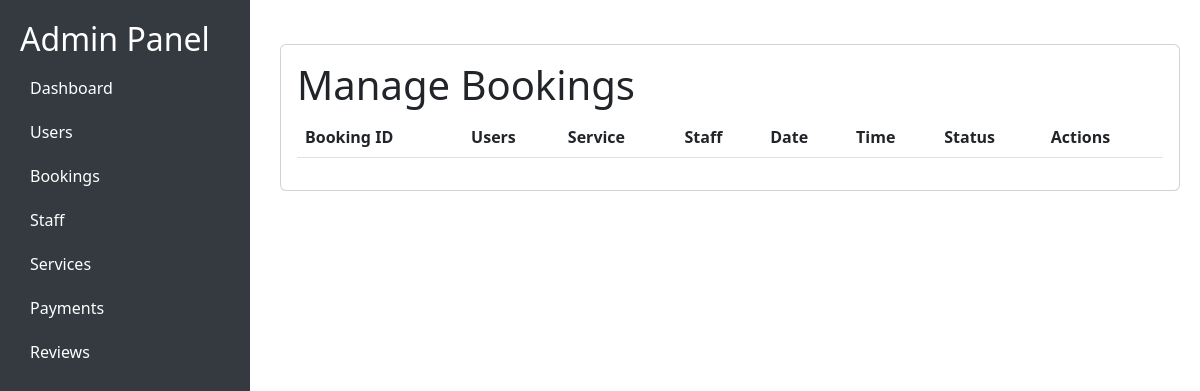
The page /admin-bookings/ on the database as committed earlier.
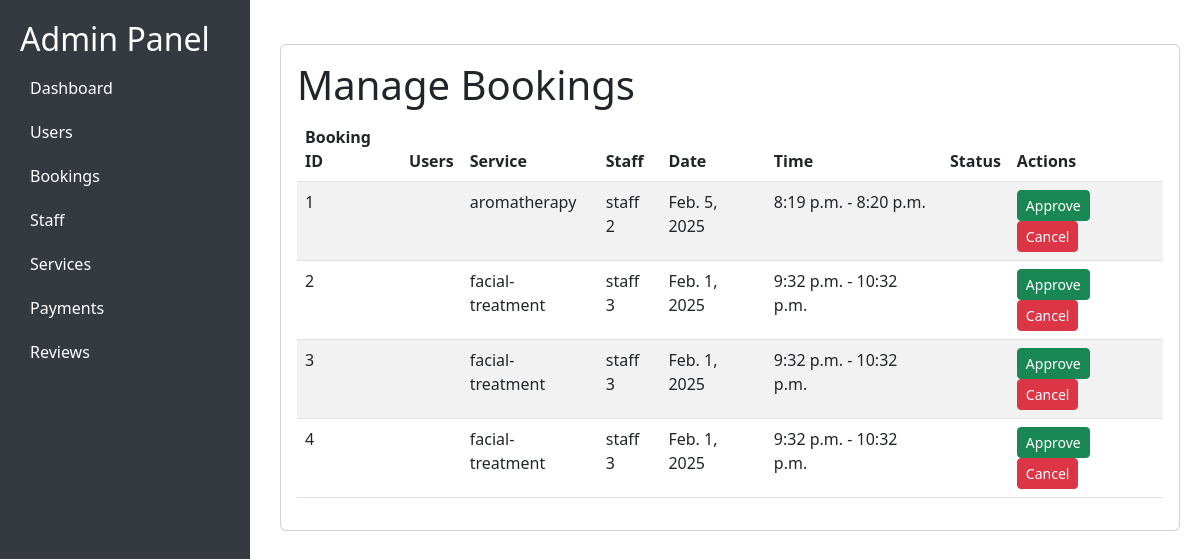
The same page on the database as committed later.
### serviceApp/models.py (models this page shows)
class Booking(models.Model):
    staff = models.CharField(max_length=100)
    service = models.CharField(max_length=100)
    date = models.DateField()
    start_time = models.TimeField()
    end_time = models.TimeField()
    payment_method = models.CharField(max_length=50)
    card_number = models.CharField(max_length=16, blank=True, null=True)
    expiry_date = models.CharField(max_length=10, blank=True, null=True)
    cvv = models.CharField(max_length=4, blank=True, null=True)
    bank_name = models.CharField(max_length=100, blank=True, null=True)
    account_number = models.CharField(max_length=20, blank=True, null=True)
    additional_notes = models.TextField(blank=True, null=True)
    def __str__(self):
        return f"{self.service} with {self.staff} on {self.date}"

### serviceApp/views.py (the view)
# urls.py: path('admin-bookings/', views.admin_bookings, name='admin_bookings'),
def admin_bookings(request):
    bookings = Booking.objects.all()
    print(bookings)  # Check if the queryset is being fetched
    return render(request, 'admin-bookings.html', {'bookings': bookings})

### serviceApp/templates/admin-bookings.html (shortened to what this page needs)
<!DOCTYPE html>
<html lang="en">
<head>
    <link href="https://cdn.jsdelivr.net/npm/bootstrap@5.3.0/dist/css/bootstrap.min.css" rel="stylesheet">
</head>
<body>
    <div class="sidebar">
        <h2>Admin Panel</h2>
        <a href="/ad">Dashboard</a>
        <a href="/admin-users"> Users</a>
        <a href="/admin-bookings"> Bookings</a>
        <a href="/admin-employees"> Staff</a>
        <a href="/admin-services"> Services</a>
        <a href="/admin-payments">Payments</a>
        <a href="/admin-reviews">Reviews</a>
    </div>
    <div class="content">
        <div class="card mt-4 p-3">
            <h1>Manage Bookings</h1>
            <table class="table table-striped">
                <thead>
                    <tr>
                        <th>Booking ID</th>
                        <th>Users</th>
                        <th>Service</th>
                        <th>Staff</th>
                        <th>Date</th>
                        <th>Time</th>
                        <th>Status</th>
                        <th>Actions</th>
                    </tr>
                </thead>
                <tbody>
                    {% for booking in bookings %}
                    <tr>
                        <td>{{ booking.id }}</td>
                        <td>{{ booking.user.username }}</td>
                        <td>{{ booking.service }}</td>
                        <td>{{ booking.staff }}</td>
                        <td>{{ booking.date }}</td>
                        <td>{{ booking.start_time }} - {{ booking.end_time }}</td>
                        <td>{{ booking.status }}</td>
                        <td>
                            <button class="btn btn-success btn-sm">Approve</button>
                            <button class="btn btn-danger btn-sm">Cancel</button>
                        </td>
                    </tr>
                    {% endfor %}
                </tbody>
            </table>
        </div>
    </div>
</body>
</html>

### serviceApp/templates/admin-bookings.html (style rules this page uses)
body { display: flex; }
.sidebar { width: 250px; height: 100vh; background: #343a40; padding: 20px; color: white; position: fixed; }
.content { margin-left: 260px; padding: 20px; width: 100%; }
.sidebar a { color: white; display: block; padding: 10px; text-decoration: none; }

Rows that differ between the two databases and show on the page:
added Booking: id "1", service "aromatherapy", staff "staff 2", date "Feb. 5, 2025", start_time "8:19 p.m.", end_time "8:20 p.m."
added Booking: id "2", service "facial-treatment", staff "staff 3", date "Feb. 1, 2025", start_time "9:32 p.m.", end_time "10:32 p.m."
added Booking: id "3", service "facial-treatment", staff "staff 3", date "Feb. 1, 2025", start_time "9:32 p.m.", end_time "10:32 p.m."
added Booking: id "4", service "facial-treatment", staff "staff 3", date "Feb. 1, 2025", start_time "9:32 p.m.", end_time "10:32 p.m."
